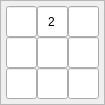
   <widget class="QFrame" name="frame_22">
    <property name="geometry">
     <rect>
      <x>484</x>
      <y>28</y>
      <width>101</width>
      <height>101</height>
     </rect>
    </property>
    <property name="minimumSize">
     <size>
      <width>0</width>
      <height>0</height>
     </size>
    </property>
    <property name="maximumSize">
     <size>
      <width>135</width>
      <height>135</height>
     </size>
    </property>
    <property name="styleSheet">
     <string notr="true"/>
    </property>
    <property name="frameShape">
     <enum>QFrame::StyledPanel</enum>
    </property>
    <property name="frameShadow">
     <enum>QFrame::Raised</enum>
    </property>
    <layout class="QGridLayout" name="gridLayout_22">
     <property name="leftMargin">
      <number>5</number>
     </property>
     <property name="topMargin">
      <number>5</number>
     </property>
     <property name="rightMargin">
      <number>5</number>
     </property>
     <property name="bottomMargin">
      <number>5</number>
     </property>
     <property name="spacing">
      <number>0</number>
     </property>
     <item row="1" column="2">
      <widget class="QLineEdit" name="cell_1_14">
       <property name="enabled">
        <bool>true</bool>
       </property>
       <property name="minimumSize">
        <size>
         <width>31</width>
         <height>31</height>
        </size>
       </property>
       <property name="maximumSize">
        <size>
         <width>31</width>
         <height>31</height>
        </size>
       </property>
       <property name="font">
        <font>
         <pointsize>9</pointsize>
        </font>
       </property>
       <property name="inputMask">
        <string>9</string>
       </property>
       <property name="text">
        <string/>
       </property>
       <property name="alignment">
        <set>Qt::AlignCenter</set>
       </property>
       <property name="readOnly">
        <bool>true</bool>
       </property>
      </widget>
     </item>
     <item row="0" column="2">
      <widget class="QLineEdit" name="cell_0_14">
       <property name="enabled">
        <bool>true</bool>
       </property>
       <property name="minimumSize">
        <size>
         <width>31</width>
         <height>31</height>
        </size>
       </property>
       <property name="maximumSize">
        <size>
         <width>31</width>
         <height>31</height>
        </size>
       </property>
       <property name="font">
        <font>
         <pointsize>9</pointsize>
        </font>
       </property>
       <property name="inputMask">
        <string>9</string>
       </property>
       <property name="text">
        <string/>
       </property>
       <property name="alignment">
        <set>Qt::AlignCenter</set>
       </property>
       <property name="readOnly">
        <bool>true</bool>
       </property>
      </widget>
     </item>
     <item row="1" column="1">
      <widget class="QLineEdit" name="cell_1_13">
       <property name="enabled">
        <bool>true</bool>
       </property>
       <property name="minimumSize">
        <size>
         <width>31</width>
         <height>31</height>
        </size>
       </property>
       <property name="maximumSize">
        <size>
         <width>31</width>
         <height>31</height>
        </size>
       </property>
       <property name="font">
        <font>
         <pointsize>9</pointsize>
        </font>
       </property>
       <property name="inputMask">
        <string>9</string>
       </property>
       <property name="text">
        <string/>
       </property>
       <property name="alignment">
        <set>Qt::AlignCenter</set>
       </property>
       <property name="readOnly">
        <bool>true</bool>
       </property>
      </widget>
     </item>
     <item row="1" column="0">
      <widget class="QLineEdit" name="cell_1_12">
       <property name="enabled">
        <bool>true</bool>
       </property>
       <property name="minimumSize">
        <size>
         <width>31</width>
         <height>31</height>
        </size>
       </property>
       <property name="maximumSize">
        <size>
         <width>31</width>
         <height>31</height>
        </size>
       </property>
       <property name="font">
        <font>
         <pointsize>9</pointsize>
        </font>
       </property>
       <property name="inputMask">
        <string>9</string>
       </property>
       <property name="text">
        <string/>
       </property>
       <property name="alignment">
        <set>Qt::AlignCenter</set>
       </property>
       <property name="readOnly">
        <bool>true</bool>
       </property>
      </widget>
     </item>
     <item row="2" column="1">
      <widget class="QLineEdit" name="cell_2_13">
       <property name="enabled">
        <bool>true</bool>
       </property>
       <property name="minimumSize">
        <size>
         <width>31</width>
         <height>31</height>
        </size>
       </property>
       <property name="maximumSize">
        <size>
         <width>31</width>
         <height>31</height>
        </size>
       </property>
       <property name="font">
        <font>
         <pointsize>9</pointsize>
        </font>
       </property>
       <property name="inputMask">
        <string>9</string>
       </property>
       <property name="text">
        <string/>
       </property>
       <property name="alignment">
        <set>Qt::AlignCenter</set>
       </property>
       <property name="readOnly">
        <bool>true</bool>
       </property>
      </widget>
     </item>
     <item row="2" column="0">
      <widget class="QLineEdit" name="cell_2_12">
       <property name="enabled">
        <bool>true</bool>
       </property>
       <property name="minimumSize">
        <size>
         <width>31</width>
         <height>31</height>
        </size>
       </property>
       <property name="maximumSize">
        <size>
         <width>31</width>
         <height>31</height>
        </size>
       </property>
       <property name="font">
        <font>
         <pointsize>9</pointsize>
        </font>
       </property>
       <property name="inputMask">
        <string>9</string>
       </property>
       <property name="text">
        <string/>
       </property>
       <property name="alignment">
        <set>Qt::AlignCenter</set>
       </property>
       <property name="readOnly">
        <bool>true</bool>
       </property>
      </widget>
     </item>
     <item row="2" column="2">
      <widget class="QLineEdit" name="cell_2_14">
       <property name="enabled">
        <bool>true</bool>
       </property>
       <property name="minimumSize">
        <size>
         <width>31</width>
         <height>31</height>
        </size>
       </property>
       <property name="maximumSize">
        <size>
         <width>31</width>
         <height>31</height>
        </size>
       </property>
       <property name="font">
        <font>
         <pointsize>9</pointsize>
        </font>
       </property>
       <property name="inputMask">
        <string>9</string>
       </property>
       <property name="text">
        <string/>
       </property>
       <property name="alignment">
        <set>Qt::AlignCenter</set>
       </property>
       <property name="readOnly">
        <bool>true</bool>
       </property>
      </widget>
     </item>
     <item row="0" column="1">
      <widget class="QLineEdit" name="cell_0_13">
       <property name="enabled">
        <bool>true</bool>
       </property>
       <property name="minimumSize">
        <size>
         <width>31</width>
         <height>31</height>
        </size>
       </property>
       <property name="maximumSize">
        <size>
         <width>31</width>
         <height>31</height>
        </size>
       </property>
       <property name="font">
        <font>
         <pointsize>9</pointsize>
        </font>
       </property>
       <property name="inputMask">
        <string>9</string>
       </property>
       <property name="text">
        <string>2</string>
       </property>
       <property name="alignment">
        <set>Qt::AlignCenter</set>
       </property>
       <property name="readOnly">
        <bool>true</bool>
       </property>
      </widget>
     </item>
     <item row="0" column="0">
      <widget class="QLineEdit" name="cell_0_12">
       <property name="enabled">
        <bool>true</bool>
       </property>
       <property name="minimumSize">
        <size>
         <width>31</width>
         <height>31</height>
        </size>
       </property>
       <property name="maximumSize">
        <size>
         <width>31</width>
         <height>31</height>
        </size>
       </property>
       <property name="font">
        <font>
         <pointsize>9</pointsize>
        </font>
       </property>
       <property name="inputMask">
        <string>9</string>
       </property>
       <property name="text">
        <string/>
       </property>
       <property name="alignment">
        <set>Qt::AlignCenter</set>
       </property>
       <property name="readOnly">
        <bool>true</bool>
       </property>
      </widget>
     </item>
    </layout>
   </widget>
